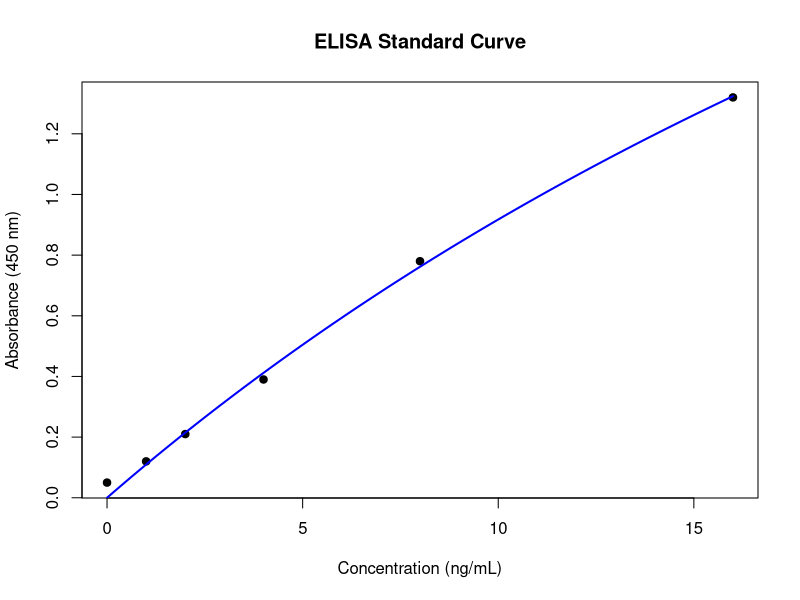
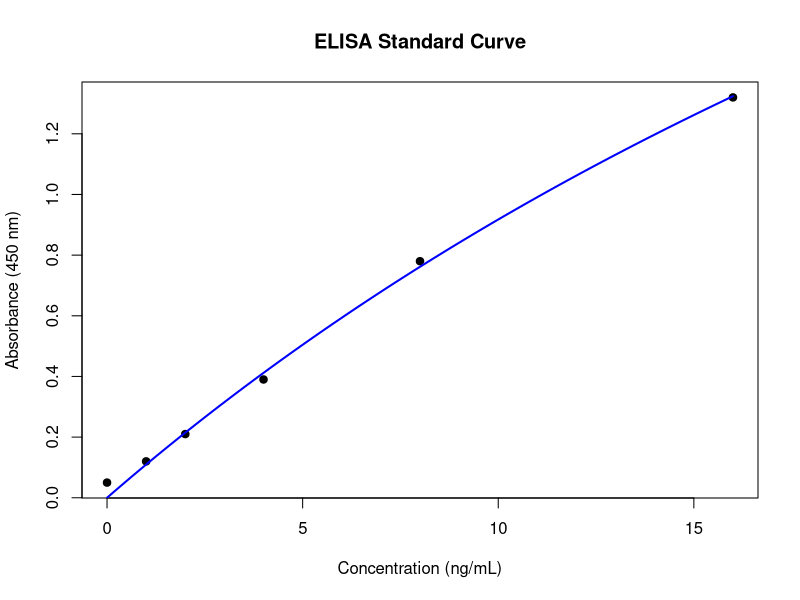

These figures' R source, in order:
### ------------------------------------------------------------
### 1. CHECK WORKING DIRECTORY
### ------------------------------------------------------------
print("Working directory:")
print(getwd())

print("Does the data file exist?")
print(file.exists("data/synthetic_elisa_data.csv"))

### ------------------------------------------------------------
### 2. LOAD DATA
### ------------------------------------------------------------
data <- read.csv("data/synthetic_elisa_data.csv")

print("Data loaded successfully. Preview:")
print(head(data))
print(str(data))

### ------------------------------------------------------------
### 3. FIT MODEL
### ------------------------------------------------------------
print("Fitting model...")

model <- nls(
  Absorbance ~ a * Concentration / (b + Concentration),
  data = data,
  start = list(a = 1, b = 1)
)

print("Model fit complete:")
print(summary(model))

### ------------------------------------------------------------
### 4. PLOT FUNCTION
### ------------------------------------------------------------
options(device = "RStudioGD")
make_plot <- function() {
  plot(
    data$Concentration, data$Absorbance,
    pch = 19,
    xlab = "Concentration (ng/mL)",
    ylab = "Absorbance (450 nm)",
    main = "ELISA Standard Curve"
  )
  
  curve(
    predict(model, data.frame(Concentration = x)),
    add = TRUE,
    col = "blue",
    lwd = 2
  )
}

### ------------------------------------------------------------
### 5. SAVE PLOT TO PNG
### ------------------------------------------------------------
print("Saving PNG...")

png("figures/standard_curve_example.png", width = 800, height = 600)
make_plot()
dev.off()

print("PNG saved to figures/standard_curve_example.png")

### ------------------------------------------------------------
### 6. SHOW PLOT IN RSTUDIO
### ------------------------------------------------------------
print("Displaying plot in RStudio...")
make_plot()

print("Done!")
